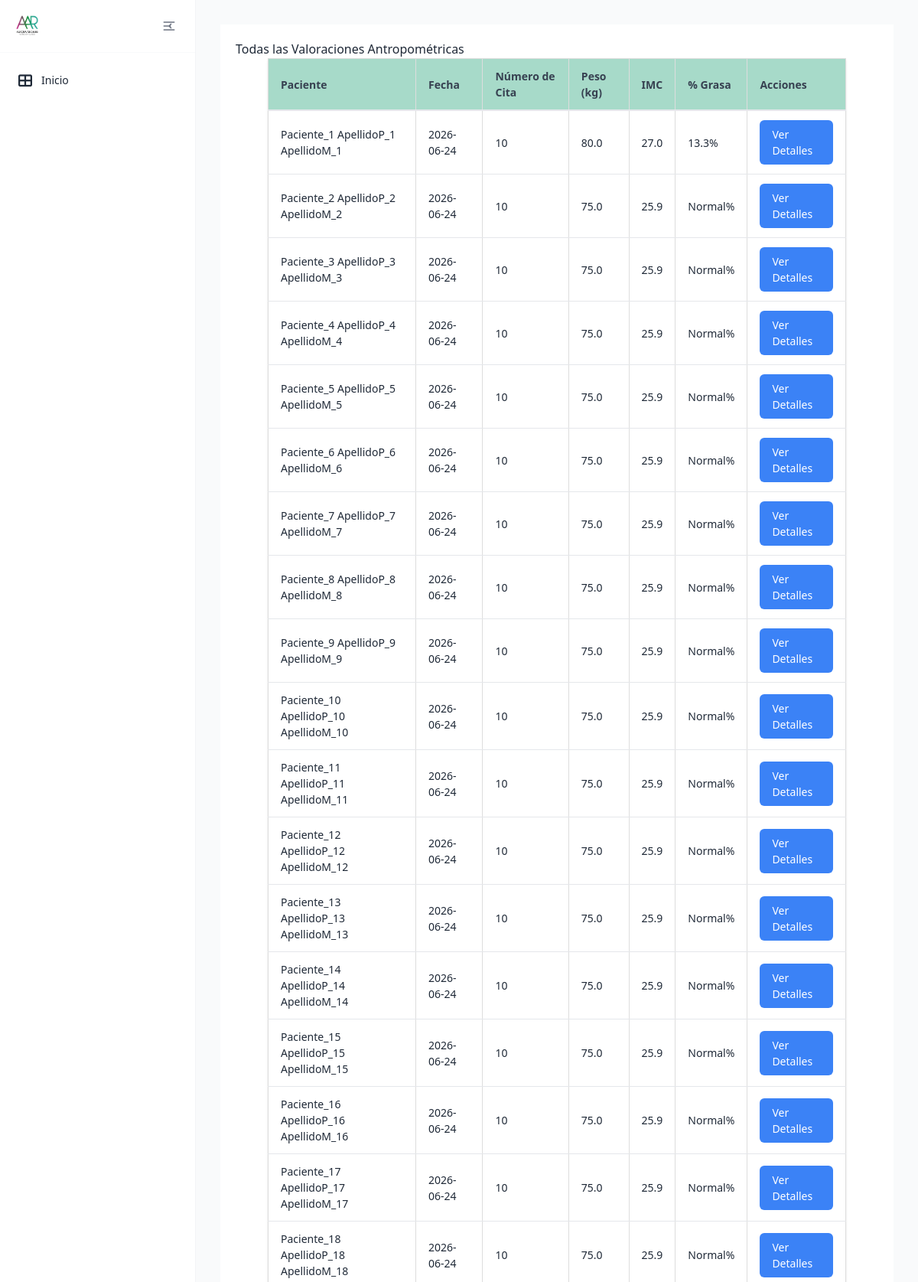
The page /valoraciones/ (upper part) on the database its author committed.
### tables this page shows
CREATE TABLE valoracion_antropometrica (
    id INTEGER PRIMARY KEY AUTOINCREMENT,
    paciente_id INTEGER NOT NULL,
    numero_cita INTEGER NOT NULL,
    fecha DATE NOT NULL,
    estatura FLOAT NOT NULL,
    peso FLOAT NOT NULL,
    imc FLOAT NOT NULL,
    grasa FLOAT NOT NULL,
    cintura FLOAT NOT NULL,
    torax FLOAT NOT NULL,
    brazo FLOAT NOT NULL,
    cadera FLOAT NOT NULL,
    pierna FLOAT NOT NULL,
    pantorrilla FLOAT NOT NULL,
    tension_arterial TEXT NOT NULL,
    frecuencia_cardiaca INTEGER NOT NULL,
    bicep FLOAT NOT NULL,
    tricep FLOAT NOT NULL,
    suprailiaco FLOAT NOT NULL,
    subescapular FLOAT NOT NULL,
    femoral FLOAT,
    porcentaje_grasa TEXT NOT NULL,
    --porcentaje_grasa_fem FLOAT NOT NULL,
    ultima_dieta TEXT,
    FOREIGN KEY (paciente_id) REFERENCES pacientes (id)
);

CREATE TABLE pacientes (
    id INTEGER PRIMARY KEY AUTOINCREMENT,
    nombre TEXT NOT NULL,
    apellido_paterno TEXT NOT NULL,
    apellido_materno TEXT NOT NULL,
    genero TEXT NOT NULL CHECK (genero IN ('hombre', 'mujer')),
    fecha_nacimiento DATE NOT NULL,
    telefono TEXT NOT NULL,
    correo TEXT UNIQUE NOT NULL,
    ciudad TEXT NOT NULL,
    fecha_registro TIMESTAMP DEFAULT CURRENT_TIMESTAMP,
    status TEXT NOT NULL DEFAULT 'activo' CHECK (status IN ('activo', 'inactivo'))
);

### app/controllers/valoracion_antropometrica.py (the view)
@valoracion.route('/')
def todas_valoraciones():
    valoraciones = ValoracionAntropometrica.obtener_todas()
    return render_template('valoraciones/todas_valoraciones.html', valoraciones=valoraciones)

### app/db.py (called while the page is built)
def get_db():
    if 'db' not in g:
        try:
            db_path = os.environ.get('DATABASE_URL', 'pacientes.db')
            g.db = sqlite3.connect(
                db_path,
                detect_types=sqlite3.PARSE_DECLTYPES
            )
            g.db.row_factory = sqlite3.Row
        except sqlite3.Error as e:
            logger.error(f"Error crítico al conectar con la base de datos SQLite: {e}")
            raise e
    return g.db

def query_db(query, args=(), one=False):
    try:
        cur = get_db().execute(query, args)
        rv = cur.fetchall()
        cur.close()
        return (rv[0] if rv else None) if one else rv
    except sqlite3.Error as e:
        logger.error(f"Error al ejecutar query: {query}. Args: {args}. Detalle: {e}")
        raise e

### app/models/valoracion_antropometrica.py (called while the page is built)
    @staticmethod
    def obtener_todas():
        return query_db('''
            SELECT va.*, p.nombre, p.apellido_paterno, p.apellido_materno
            FROM valoracion_antropometrica va
            JOIN pacientes p ON va.paciente_id = p.id
            ORDER BY va.fecha DESC
        ''')

### app/templates/valoraciones/todas_valoraciones.html (shortened to what this page needs)
{% extends "base/base.html" %}
{% block content %}
<div class="valoracion-container">
    <h2>Todas las Valoraciones Antropométricas</h2>
    <table class="table">
        <thead>
            <tr>
                <th class="table__header">Paciente</th>
                <th class="table__header">Fecha</th>
                <th class="table__header">Número de Cita</th>
                <th class="table__header">Peso (kg)</th>
                <th class="table__header">IMC</th>
                <th class="table__header">% Grasa</th>
                <th class="table__header">Acciones</th>
            </tr>
        </thead>
        <tbody>
            {% for valoracion in valoraciones %}
            <tr>
                <td class="table__cell">{{ valoracion['nombre'] }} {{ valoracion['apellido_paterno'] }} {{ valoracion['apellido_materno'] }}</td>
                <td class="table__cell">{{ valoracion['fecha'] }}</td>
                <td class="table__cell">{{ valoracion['numero_cita'] }}</td>
                <td class="table__cell">{{ valoracion['peso'] }}</td>
                <td class="table__cell">{{ valoracion['imc'] }}</td>
                <td class="table__cell">{{ valoracion['porcentaje_grasa'] }}%</td>
                <td class="table__cell">
                    <a href="{{ url_for('valoracion.lista_valoraciones', paciente_id=valoracion['paciente_id']) }}" class="action-button">Ver Detalles</a>
                </td>
            </tr>
            {% endfor %}
        </tbody>
    </table>
</div>
{% endblock %}

### app/static/css/components/_tables.css (style rules this page uses)
.table { width: 100%; border-collapse: collapse; margin-bottom: 1rem; }
.table__header { background-color: #f8f9fa; padding: 12px; text-align: left; border-bottom: 2px solid #dee2e6; }
.table__cell { padding: 12px; border-bottom: 1px solid #dee2e6; }

### app/static/css/components/_buttons.css (style rules this page uses)
.action-button { display: inline-flex; align-items: center; gap: 0.5rem; padding: 8px 16px; background-color: #3498db; color: white; border: none; border-radius: 4px; text-decoration: none; cursor: pointer; transition: background-color 0.3s; }

### app/static/css/style.css (style rules this page uses)
body { font-family: Arial, sans-serif; margin: 0; padding: 0; color: #2c3e50; }
.table { width: 100%; border-collapse: collapse; margin: 20px 0; font-size: 16px; text-align: left; }
.table__header, .table__cell { border: 1px solid #ddd; padding: 8px; text-align: left; }
.table__header { background-color: #f2f2f2; }
.table { max-width: 90%; background-color: white; margin: 0 auto; box-shadow: 0 1px 3px rgba(0, 0, 0, 0.1); border-radius: 4px; }
.table__header { padding: 12px 16px; text-align: left; font-weight: 600; font-size: 0.875rem; color: #374151; background-color: #119b6e5e; border-bottom: 2px solid #e5e7eb; }
.table__cell { padding: 12px 16px; font-size: 0.875rem; border-bottom: 1px solid #e5e7eb; }
.action-button { display: inline-flex; align-items: center; padding: 0.5rem 1rem; font-size: 0.875rem; font-weight: 500; border-radius: 0.375rem; background-color: #3b82f6; color: white; text-decoration: none; transition: background-color 0.2s; }
.valoracion-container { max-width: 1200px; margin: 0 auto; padding: 20px; background-color: #fff; }
.action-button { display: inline-flex; align-items: center; gap: 0.5rem; padding: 0.5rem 1rem; background-color: #3b82f6; color: white; border-radius: 0.375rem; text-decoration: none; font-size: 0.875rem; font-weight: 500; transition: background-color 0.2s; }

### rows shown on the page
valoracion_antropometrica: nombre "Paciente_1", apellido_paterno "ApellidoP_1", apellido_materno "ApellidoM_1", fecha "2026-06-24", numero_cita "10", peso "80.0", imc "27.0", porcentaje_grasa "13.3"
valoracion_antropometrica: nombre "Paciente_2", apellido_paterno "ApellidoP_2", apellido_materno "ApellidoM_2", fecha "2026-06-24", numero_cita "10", peso "75.0", imc "25.9", porcentaje_grasa "Normal"
valoracion_antropometrica: nombre "Paciente_3", apellido_paterno "ApellidoP_3", apellido_materno "ApellidoM_3", fecha "2026-06-24", numero_cita "10", peso "75.0", imc "25.9", porcentaje_grasa "Normal"
valoracion_antropometrica: nombre "Paciente_4", apellido_paterno "ApellidoP_4", apellido_materno "ApellidoM_4", fecha "2026-06-24", numero_cita "10", peso "75.0", imc "25.9", porcentaje_grasa "Normal"
valoracion_antropometrica: nombre "Paciente_5", apellido_paterno "ApellidoP_5", apellido_materno "ApellidoM_5", fecha "2026-06-24", numero_cita "10", peso "75.0", imc "25.9", porcentaje_grasa "Normal"
valoracion_antropometrica: nombre "Paciente_6", apellido_paterno "ApellidoP_6", apellido_materno "ApellidoM_6", fecha "2026-06-24", numero_cita "10", peso "75.0", imc "25.9", porcentaje_grasa "Normal"
valoracion_antropometrica: nombre "Paciente_7", apellido_paterno "ApellidoP_7", apellido_materno "ApellidoM_7", fecha "2026-06-24", numero_cita "10", peso "75.0", imc "25.9", porcentaje_grasa "Normal"
valoracion_antropometrica: nombre "Paciente_8", apellido_paterno "ApellidoP_8", apellido_materno "ApellidoM_8", fecha "2026-06-24", numero_cita "10", peso "75.0", imc "25.9", porcentaje_grasa "Normal"
valoracion_antropometrica: nombre "Paciente_9", apellido_paterno "ApellidoP_9", apellido_materno "ApellidoM_9", fecha "2026-06-24", numero_cita "10", peso "75.0", imc "25.9", porcentaje_grasa "Normal"
valoracion_antropometrica: nombre "Paciente_10", apellido_paterno "ApellidoP_10", apellido_materno "ApellidoM_10", fecha "2026-06-24", numero_cita "10", peso "75.0", imc "25.9", porcentaje_grasa "Normal"
valoracion_antropometrica: nombre "Paciente_11", apellido_paterno "ApellidoP_11", apellido_materno "ApellidoM_11", fecha "2026-06-24", numero_cita "10", peso "75.0", imc "25.9", porcentaje_grasa "Normal"
valoracion_antropometrica: nombre "Paciente_12", apellido_paterno "ApellidoP_12", apellido_materno "ApellidoM_12", fecha "2026-06-24", numero_cita "10", peso "75.0", imc "25.9", porcentaje_grasa "Normal"
valoracion_antropometrica: nombre "Paciente_13", apellido_paterno "ApellidoP_13", apellido_materno "ApellidoM_13", fecha "2026-06-24", numero_cita "10", peso "75.0", imc "25.9", porcentaje_grasa "Normal"
valoracion_antropometrica: nombre "Paciente_14", apellido_paterno "ApellidoP_14", apellido_materno "ApellidoM_14", fecha "2026-06-24", numero_cita "10", peso "75.0", imc "25.9", porcentaje_grasa "Normal"
valoracion_antropometrica: nombre "Paciente_15", apellido_paterno "ApellidoP_15", apellido_materno "ApellidoM_15", fecha "2026-06-24", numero_cita "10", peso "75.0", imc "25.9", porcentaje_grasa "Normal"
valoracion_antropometrica: nombre "Paciente_16", apellido_paterno "ApellidoP_16", apellido_materno "ApellidoM_16", fecha "2026-06-24", numero_cita "10", peso "75.0", imc "25.9", porcentaje_grasa "Normal"
valoracion_antropometrica: nombre "Paciente_17", apellido_paterno "ApellidoP_17", apellido_materno "ApellidoM_17", fecha "2026-06-24", numero_cita "10", peso "75.0", imc "25.9", porcentaje_grasa "Normal"
valoracion_antropometrica: nombre "Paciente_18", apellido_paterno "ApellidoP_18", apellido_materno "ApellidoM_18", fecha "2026-06-24", numero_cita "10", peso "75.0", imc "25.9", porcentaje_grasa "Normal"
